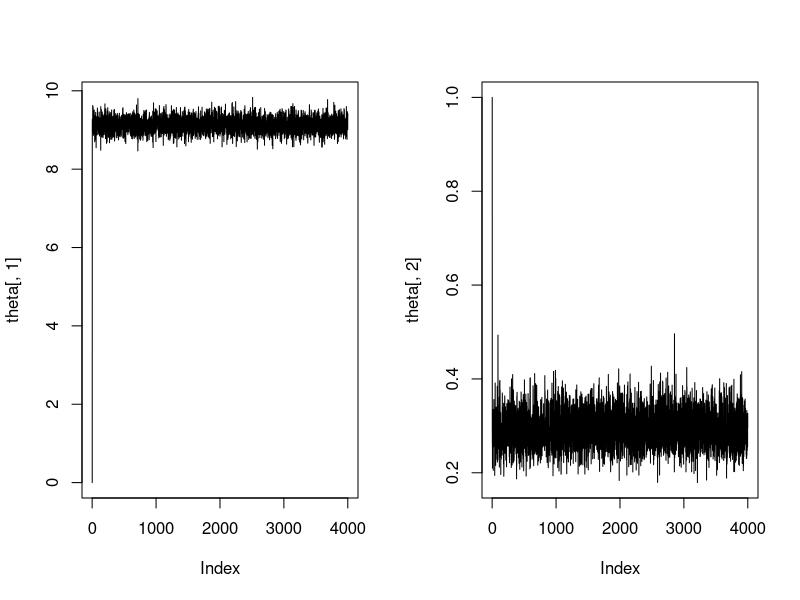
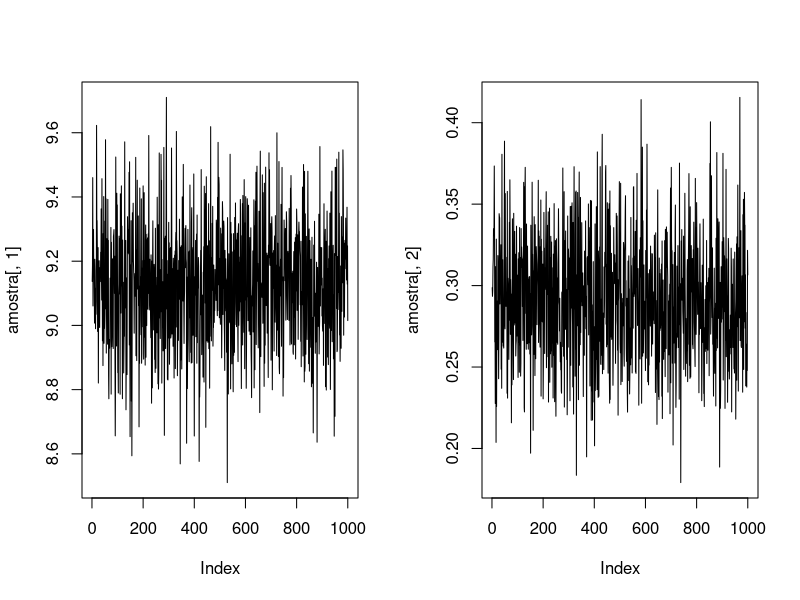

The R script that drew these images, in order:
# Amostrador de Gibbs


# Exemplo 1 ---------------------------------------------------------------

rm(list = ls())
set.seed(2023)

# amostra da população de estudo
n <- 100
x <- rnorm(n, 9, 2)

# tamanho da cadeia
tamanho <- 4000
theta <- matrix(nrow = tamanho, ncol = 2) # col 1-->mu e col 2-->tau
theta[1,] <- c(0,1) # chute inicial mu=0 e tau=1

# parâmetros conhecidos das prioris
a = 8
b = 1
sigma0 = 10

# algoritmo de Gibbs
for (t in 2:tamanho) {
    c <- (n*theta[t-1,2] + 1/sigma0^2)^(-1)
    m <- n*theta[t-1,2]*mean(x)*c
    mu <- rnorm(1, m, sqrt(c)) # gera mu
    
    alpha <- (n/2) + a
    beta <- 0.5*sum((x - mu)^2) + b
    tau <- rgamma(1, shape = alpha, scale = 1/beta) # gera o tau
    
    theta[t,] <- c(mu,tau) # matriz de parâmtros estimados
}

# plot dos valores gerados
par(mfrow=c(1,2))
plot(theta[,1], type = 'l')
plot(theta[,2], type = 'l')

# burn-in e saltos
amostra <- theta[seq(1001,tamanho,3),]

# plot da amostra independente gerada
par(mfrow=c(1,2))
plot(amostra[,1], type = 'l')
plot(amostra[,2], type = 'l')
